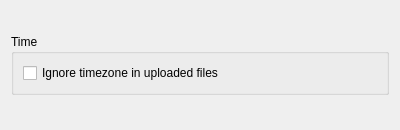
<?xml version="1.0" encoding="UTF-8"?>
<ui version="4.0">
 <class>WearableCameraTimeZoneWidget</class>
 <widget class="QWidget" name="WearableCameraTimeZoneWidget">
  <property name="geometry">
   <rect>
    <x>0</x>
    <y>0</y>
    <width>400</width>
    <height>130</height>
   </rect>
  </property>
  <property name="windowTitle">
   <string>Form</string>
  </property>
  <layout class="QVBoxLayout" name="verticalLayout">
   <item>
    <widget class="QGroupBox" name="groupBox">
     <property name="sizePolicy">
      <sizepolicy hsizetype="Preferred" vsizetype="Fixed">
       <horstretch>0</horstretch>
       <verstretch>0</verstretch>
      </sizepolicy>
     </property>
     <property name="title">
      <string>Time</string>
     </property>
     <property name="flat">
      <bool>true</bool>
     </property>
     <layout class="QHBoxLayout" name="horizontalLayout">
      <item>
       <widget class="QCheckBox" name="ignoreTimeZoneCheckBox">
        <property name="text">
         <string>Ignore timezone in uploaded files</string>
        </property>
       </widget>
      </item>
      <item>
       <spacer name="horizontalSpacer">
        <property name="orientation">
         <enum>Qt::Horizontal</enum>
        </property>
        <property name="sizeHint" stdset="0">
         <size>
          <width>40</width>
          <height>20</height>
         </size>
        </property>
       </spacer>
      </item>
     </layout>
    </widget>
   </item>
  </layout>
 </widget>
 <resources/>
 <connections/>
</ui>
